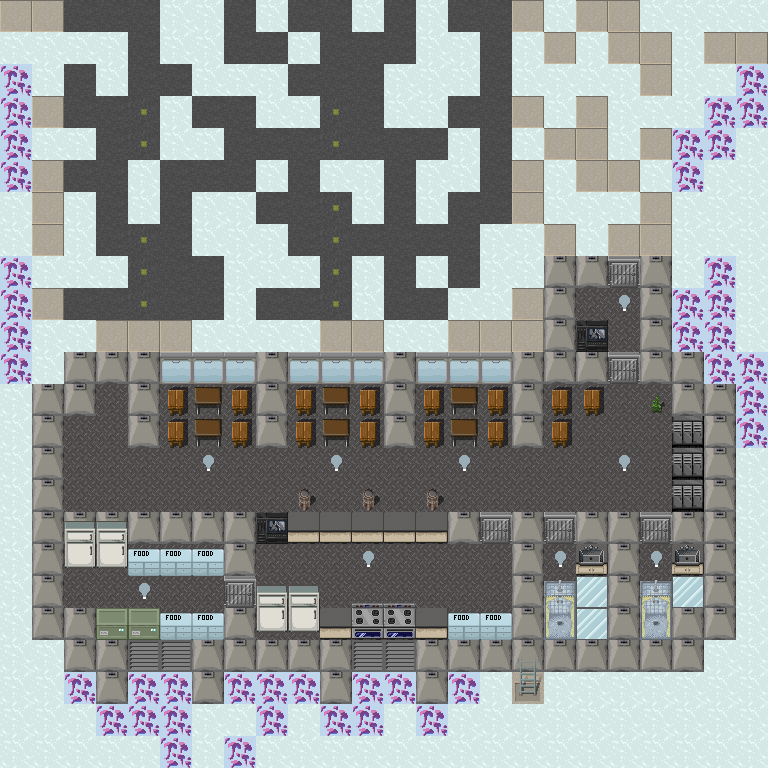

A level layout from a 2D game, rendered from its tile map. Below: a short description, then the map file with tile-grid data replaced by summaries:
An orthogonal 24x24 tile map with 32x32 px tiles, 3 tile layers (00 Fill Terrain, 00 Terrain, 00 Furniture), 3 hidden layers not drawn, 6 tilesets.

<map version="1.10" tiledversion="1.11.0" orientation="orthogonal" renderorder="right-down" width="24" height="24" tilewidth="32" tileheight="32" infinite="0" nextlayerid="9" nextobjectid="1">
 <tileset firstgid="1" source="../Tileset/Terrain_Floors.tsx" />
 <tileset firstgid="101" source="../Tileset/Terrain_Walls.tsx" />
 <tileset firstgid="201" source="../Tileset/Terrain_Doors.tsx" />
 <tileset firstgid="301" source="../Tileset/Furniture_Normal.tsx" />
 <tileset firstgid="401" source="../Tileset/Furniture_Tall.tsx" />
 <tileset firstgid="451" source="../Tileset/Terrains_Stairs.tsx" />
 <group id="4" name="00">
  <layer id="1" name="00 Fill Terrain" width="24" height="24" locked="1">
   <data>[576 cells, 576 non-empty, 1 distinct tile ids]</data>
  </layer>
  <layer id="2" name="00 Terrain" width="24" height="24">
   <data>[576 cells, 395 non-empty, 11 distinct tile ids]</data>
  </layer>
  <layer id="3" name="00 Furniture" width="24" height="24">
   <data>[576 cells, 61 non-empty, 15 distinct tile ids]</data>
  </layer>
 </group>
 <group id="8" name="02" visible="0">
  <layer id="5" name="01 Fill Terrain" width="24" height="24" locked="1">
   <data>[576 cells, 0 non-empty, 0 distinct tile ids]</data>
  </layer>
  <layer id="6" name="01 Terrain" width="24" height="24" locked="1">
   <data>[576 cells, 237 non-empty, 3 distinct tile ids]</data>
  </layer>
  <layer id="7" name="01 Furniture" width="24" height="24">
   <data>[576 cells, 24 non-empty, 8 distinct tile ids]</data>
  </layer>
 </group>
</map>